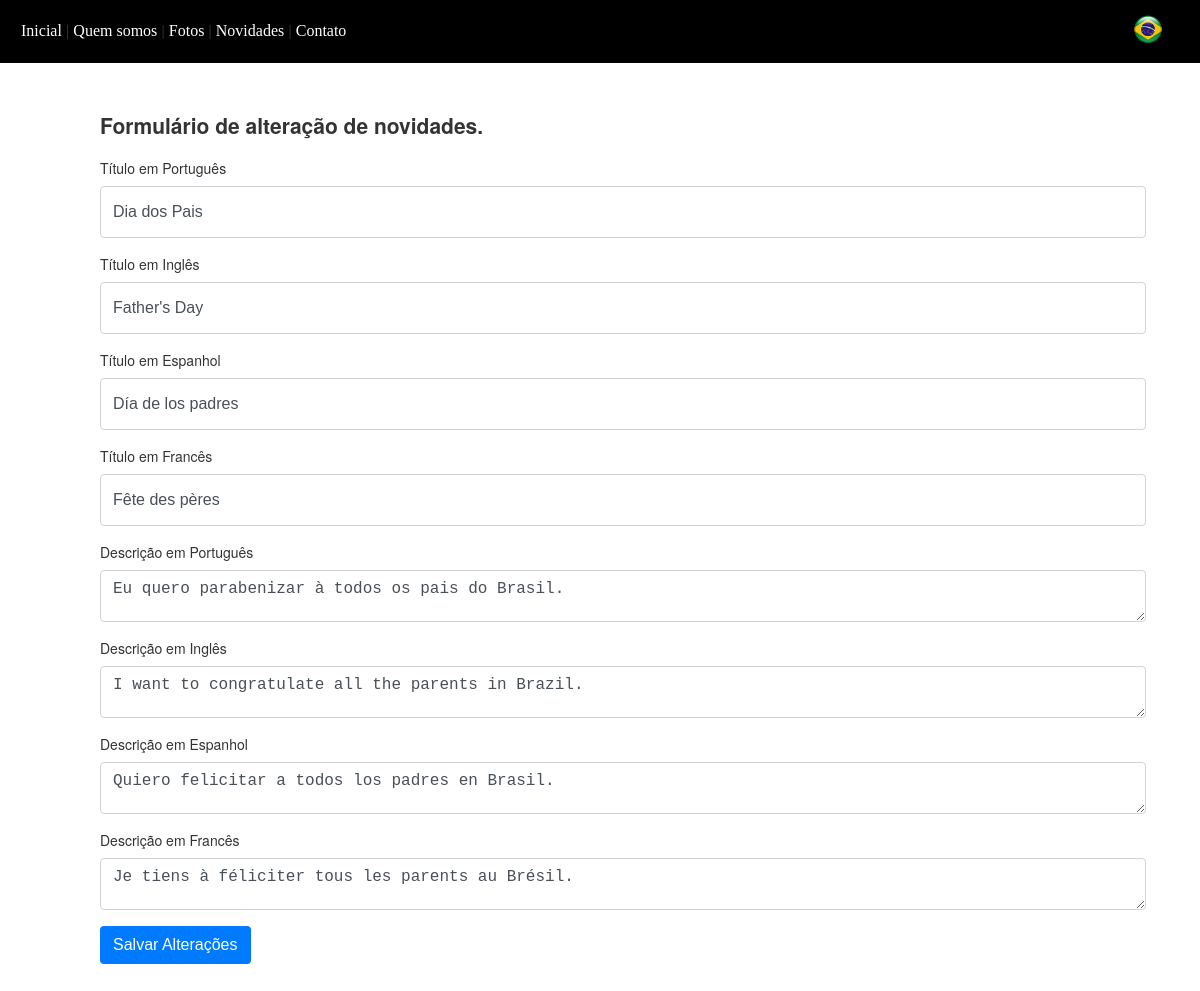
/editar.php?ID=2, run on the app's committed database.
### tables this page shows
CREATE TABLE `novidade` (
  `ID` int(11) NOT NULL,
  `data` varchar(255) NOT NULL,
  `foto` varchar(255) NOT NULL,
  `titulo_br` varchar(255) NOT NULL,
  `titulo_us` varchar(255) NOT NULL,
  `titulo_es` varchar(255) NOT NULL,
  `titulo_fr` varchar(255) NOT NULL,
  `texto_br` text NOT NULL,
  `texto_us` text NOT NULL,
  `texto_es` text NOT NULL,
  `texto_fr` text NOT NULL,
  `status` varchar(20) NOT NULL
);

### idiomas/br.php (called while the page is built)
<?php
$trad['titulo'] = 'Olá, bem vindo';
$trad['textoindex'] = 'Você está na página principal do sistema.';
$trad['textoquemsomos'] = 'Aqui você conhecerá um pouco da nossa história.';
$trad['textofotos'] = 'Veja a nossa galeria de fotos que preparamos para você.';
$trad['textonovidades'] = 'Fique por dentro de tudo o que acontece.';
$trad['textocontato'] = 'Diga-nos o que você pensa. Dúvidas, sugestões, dicas e críticas.';
$trad['labelnome'] = 'Nome';
$trad['labelemail'] = 'E-mail';
$trad['labelassunto'] = 'Assunto';
$trad['labelmensagem'] = 'Mensagem';
$trad['menu1'] = 'Inicial';
$trad['menu2'] = 'Quem somos';
$trad['menu3'] = 'Fotos';
$trad['menu4'] = 'Novidades';
$trad['menu5'] = 'Contato';
$trad['titulofoto'] = 'Título';
$trad['titulonovidade'] = 'Título da novidade';
$trad['textonovidade'] = 'Descrição da novidade';
$trad['datanovidade'] = 'Publicado em';
$trad['labelnewtitulo'] = 'Título da Novidade';
$trad['labelnewfoto'] = 'Foto da Novidade';
$trad['labelnewtexto'] = 'Descrição da Novidade';
$trad['textonewcadastro'] = 'Formulário de cadastro de novidades.';
$trad['textoneweditar'] = 'Formulário de alteração de novidades.';
$trad['botaonewcadastro'] = 'Cadastrar Novidade';
$trad['botaoeditar'] = 'Salvar Alterações';
$trad['botaocontato'] = 'Enviar Mensagem';
$trad['labeltitulobr'] = 'Título em Português';
$trad['labeltitulous'] = 'Título em Inglês';
$trad['labeltituloes'] = 'Título em Espanhol';
$trad['labeltitulofr'] = 'Título em Francês';
$trad['labeltextobr'] = 'Descrição em Português';
$trad['labeltextous'] = 'Descrição em Inglês';
$trad['labeltextoes'] = 'Descrição em Espanhol';
$trad['labeltextofr'] = 'Descrição em Francês';
?>

### editar.php (the view, shortened to what this page needs)
<?php
include "conexao.php";
?>
<?php
$ID = mysqli_real_escape_string($connect,$_GET['ID']);
$ln = mysqli_fetch_object(mysqli_query($connect,"SELECT * FROM novidade WHERE ID = '$ID'"));
?>
<!DOCTYPE html>
<html>
	<head>
		<link href="css/estilo.css" rel="stylesheet" type="text/css"/>
	</head>
	<body style="margin: 0; padding: 0">
		<?php include 'inc/idiomas_get.php'; ?>
		<?php include 'inc/menu.php'; ?>
		<div class="content">
			<h2><?php echo $trad['textoneweditar'];?></h2>
			<form class="clearfix" method="post" id="cad-adm">
			  <div class="form-group">
			    <label for="titulo"><?php echo $trad['labeltitulobr'];?> <span style="color: red" id="alertatitulo_br"></span></label>
			    <input type="text" class="form-control" name="titulo_br" id="titulo_br" placeholder="<?php echo $trad['labeltitulobr'];?>" value="<?php echo $ln->titulo_br; ?>">
			  </div>
			  <div class="form-group">
			    <label for="titulo_us"><?php echo $trad['labeltitulous'];?> <span style="color: red" id="alertatitulo_us"></span></label>
			    <input type="text" class="form-control" name="titulo_us" id="titulo_us" placeholder="<?php echo $trad['labeltitulous'];?>" value="<?php echo $ln->titulo_us; ?>">
			  </div>
			  <div class="form-group">
			    <label for="titulo_es"><?php echo $trad['labeltituloes'];?> <span style="color: red" id="alertatitulo_es"></span></label>
			    <input type="text" class="form-control" name="titulo_es" id="titulo_es" placeholder="<?php echo $trad['labeltituloes'];?>" value="<?php echo $ln->titulo_es; ?>">
			  </div>
			  <div class="form-group">
			    <label for="titulo_fr"><?php echo $trad['labeltitulofr'];?> <span style="color: red" id="alertatitulo_fr"></span></label>
			    <input type="text" class="form-control" name="titulo_fr" id="titulo_fr" placeholder="<?php echo $trad['labeltitulofr'];?>" value="<?php echo $ln->titulo_fr; ?>">
			  </div>
			  <div class="form-group">
			    <label for="texto"><?php echo $trad['labeltextobr'];?> <span style="color: red" id="alertatexto_br"></span></label>
			    <textarea type="text" name="texto_br" id="texto_br" tabindex="3" class="form-control" rows="3" placeholder="<?php echo $trad['labeltextobr'];?>"><?php echo $ln->texto_br; ?></textarea>
			  </div>
			  <div class="form-group">
			    <label for="texto_us"><?php echo $trad['labeltextous'];?> <span style="color: red" id="alertatexto_us"></span></label>
			    <textarea type="text" name="texto_us" id="texto_us" tabindex="3" class="form-control" rows="3" placeholder="<?php echo $trad['labeltextous'];?>"><?php echo $ln->texto_us; ?></textarea>
			  </div>
			  <div class="form-group">
			    <label for="texto_es"><?php echo $trad['labeltextoes'];?> <span style="color: red" id="alertatexto_es"></span></label>
			    <textarea type="text" name="texto_es" id="texto_es" tabindex="3" class="form-control" rows="3" placeholder="<?php echo $trad['labeltextoes'];?>"><?php echo $ln->texto_es; ?></textarea>
			  </div>
			  <div class="form-group">
			    <label for="texto_fr"><?php echo $trad['labeltextofr'];?> <span style="color: red" id="alertatexto_fr"></span></label>
			    <textarea type="text" name="texto_fr" id="texto_fr" tabindex="3" class="form-control" rows="3" placeholder="<?php echo $trad['labeltextofr'];?>"><?php echo $ln->texto_fr; ?></textarea>
			  </div>
			  <div class="form-group">
			    <button name="salvar" type="submit"  id="salvar" tabindex="5" class="btn btn-primary"><?php echo $trad['botaoeditar'];?></button>
			  </div>
			</form>
		</div>
	</body>
</html>

### css/estilo.css (style rules this page uses)
body { font-family: "Helvetica Neue",Helvetica,Arial,sans-serif; font-size: 14px; line-height: 1.42857143; color: #333; text-decoration: none; }
.content { width: 85%; padding: 20px 100px 50px 100px; }
.form-group { margin-bottom: 1rem; }
label { display: inline-block; margin-bottom: 0.5rem; }
.form-control { display: block; width: 100%; height: calc(2.25rem + 2px); padding: 0.375rem 0.75rem; font-size: 1rem; line-height: 1.5; color: #495057; background-color: #fff; background-clip: padding-box; border: 1px solid #ced4da; border-radius: 0.25rem; transition: border-color 0.15s ease-in-out, box-shadow 0.15s ease-in-out; }
::marker { text-align: end; unicode-bidi: isolate; font-variant-numeric: tabular-nums; }
.btn-primary { color: #fff; background-color: #007bff; border-color: #007bff; }
.btn { display: inline-block; font-weight: 400; text-align: center; white-space: nowrap; vertical-align: middle; -webkit-user-select: none; -moz-user-select: none; -ms-user-select: none; user-select: none; border: 1px solid transparent; padding: 0.375rem 0.75rem; font-size: 1rem; line-height: 1.5; border-radius: 0.25rem; text-decoration: none; cursor: pointer; transition: color 0.15s ease-in-out, background-color 0.15s ease-in-out, border-color 0.15s ease-in-out, box-shadow 0.15s ease-in-out; }

### data on the page
novidade: titulo_br "Dia dos Pais", titulo_us "Father's Day", titulo_es "Día de los padres", titulo_fr "Fête des pères", texto_br "Eu quero parabenizar à todos os pais do Brasil.", texto_us "I want to congratulate all the parents in Brazil.", texto_es "Quiero felicitar a todos los padres en Brasil.", texto_fr "Je tiens à féliciter tous les parents au Brésil."

### other printed values
$trad['menu1'] "Inicial"
$trad['menu2'] "Quem somos"
$trad['menu3'] "Fotos"
$trad['menu4'] "Novidades"
$trad['menu5'] "Contato"
$trad['textoneweditar'] "Formulário de alteração de novidades."
$trad['labeltitulobr'] "Título em Português"
$trad['labeltitulous'] "Título em Inglês"
$trad['labeltituloes'] "Título em Espanhol"
$trad['labeltitulofr'] "Título em Francês"
$trad['labeltextobr'] "Descrição em Português"
$trad['labeltextous'] "Descrição em Inglês"
$trad['labeltextoes'] "Descrição em Espanhol"
$trad['labeltextofr'] "Descrição em Francês"
$trad['botaoeditar'] "Salvar Alterações"
